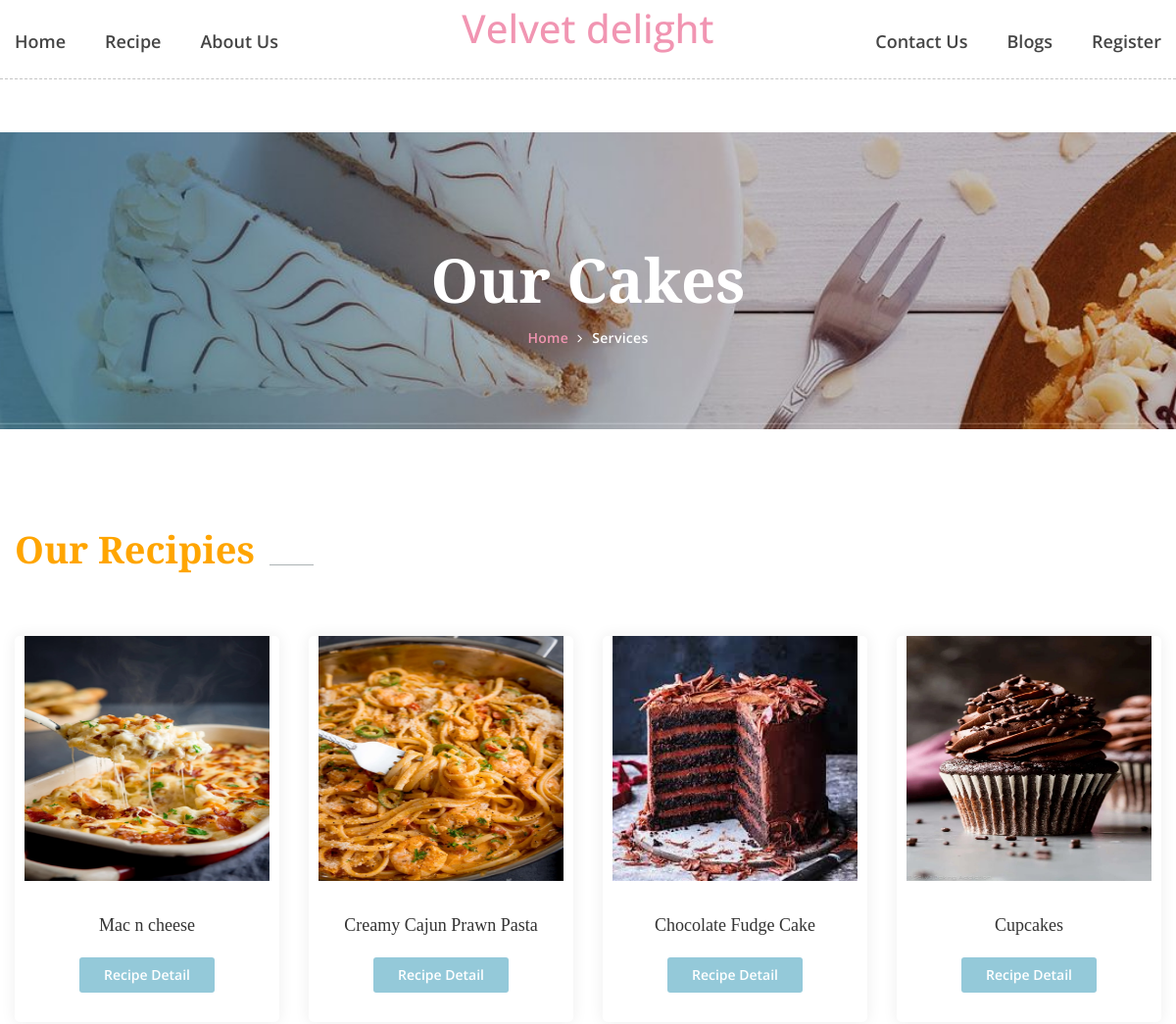
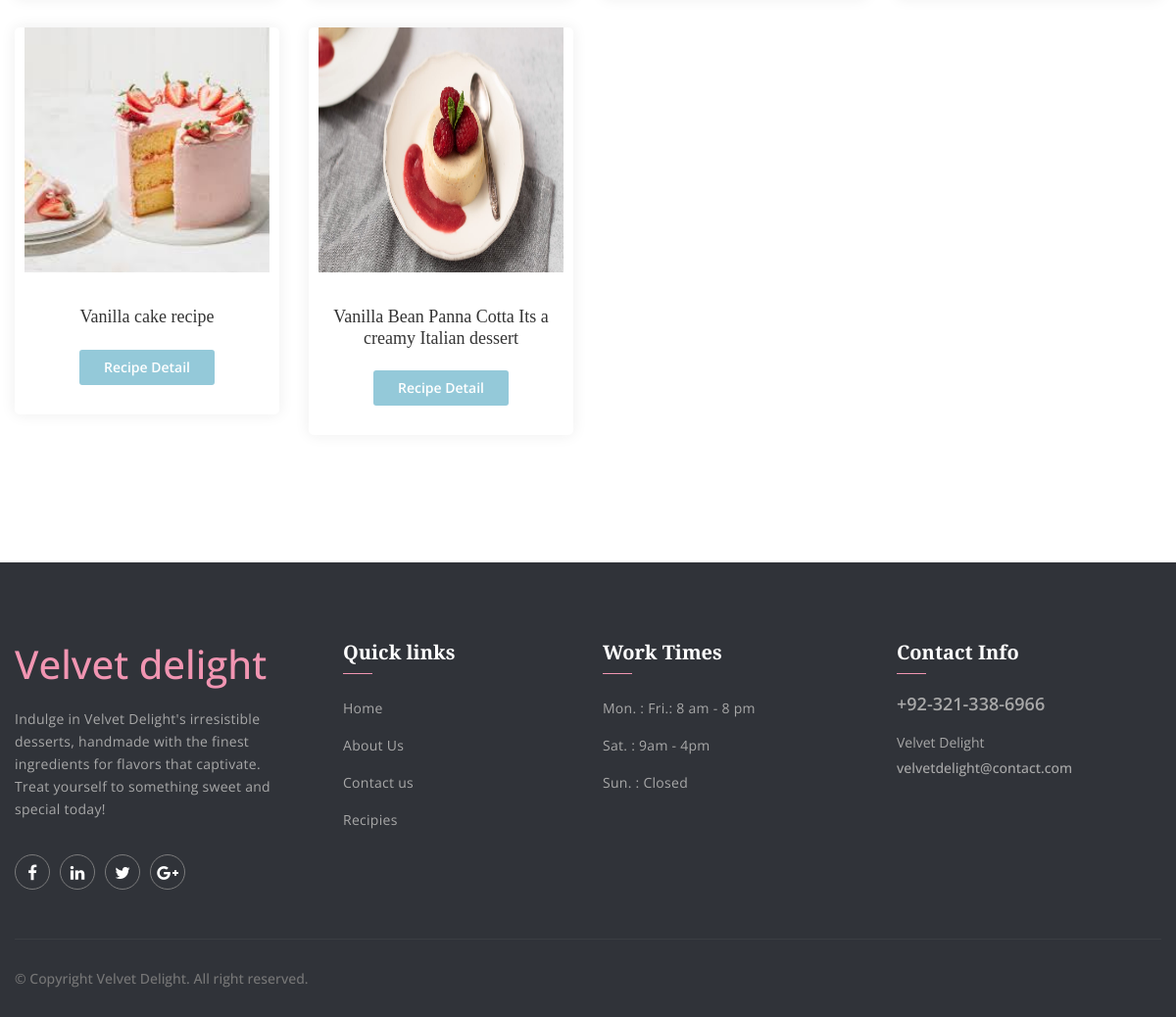
The app's page /recipe.php with its own data (2 pictures, top to bottom).
### tables this page shows
CREATE TABLE `recipe` (
  `id` int(11) NOT NULL,
  `chef_id` int(11) NOT NULL,
  `recipeType` varchar(20) NOT NULL,
  `name` varchar(150) NOT NULL,
  `ingredients` varchar(200) NOT NULL,
  `pic` varchar(200) NOT NULL,
  `detail` varchar(1000) NOT NULL
);

### recipe.php (the view, shortened to what this page needs)
<?php
include './components/navbar.php';
?>
        <section class="banner_area">
        	<div class="container">
        		<div class="banner_text">
        			<h3>Our Cakes</h3>
        			<ul>
        				<li><a href="index.html">Home</a></li>
        				<li><a href="cakes.html">Services</a></li>
        			</ul>
        		</div>
        	</div>
        </section>
        <section class="our_cakes_area p_100">
        	<div class="container">
        		<div class="main_title">
        			<h2>Our Recipies</h2>
        		</div>
        		<div class="cake_feature_row row">
				<?php
$sql = "SELECT * FROM `recipe`";
$result = mysqli_query($conn, $sql);
while ($rows=mysqli_fetch_array($result)){
?>
					<div class="col-lg-3 col-md-4 col-6">
						<div class="cake_feature_item">
							<div class="cake_img">
								<img src="img/recipe/<?php echo $rows['pic']; ?>" alt="" height="250px" width="250px">
							</div>
							<div class="cake_text">
								<h3><?php echo $rows['name'] ?></h3>
							<a href="recipeDetail.php?id=<?php echo $rows['id']; ?>" class="pest_btn">Recipe Detail</a>
							</div>
						</div>
					</div>
					<?php } ?>
				</div>
        	</div>
        </section>
		<?php
		include './components/footer.php';
		?>

### components/navbar.php (shortened to what this page needs)
<!DOCTYPE html>
<html lang="en">
<head>
        <link href="css/font-awesome.min.css" rel="stylesheet">
        <link href="vendors/linearicons/style.css" rel="stylesheet">
        <link href="vendors/flat-icon/flaticon.css" rel="stylesheet">
        <link href="css/bootstrap.min.css" rel="stylesheet">
        <link href="vendors/revolution/css/settings.css" rel="stylesheet">
        <link href="vendors/revolution/css/layers.css" rel="stylesheet">
        <link href="vendors/revolution/css/navigation.css" rel="stylesheet">
        <link href="vendors/animate-css/animate.css" rel="stylesheet">
        <link href="vendors/owl-carousel/owl.carousel.min.css" rel="stylesheet">
        <link href="vendors/magnifc-popup/magnific-popup.css" rel="stylesheet">
        <link href="css/style.css" rel="stylesheet">
        <link href="css/checkout.css" rel="stylesheet">
        <link href="css/responsive.css" rel="stylesheet">
        <link href="vendors/owl-carousel/owl.carousel.min.css" rel="stylesheet">
        <link href="vendors/magnifc-popup/magnific-popup.css" rel="stylesheet">
        <link href="vendors/jquery-ui/jquery-ui.min.css" rel="stylesheet">
        <link href="vendors/nice-select/css/nice-select.css" rel="stylesheet">
        <link href="css/style.css" rel="stylesheet">
        <link href="css/responsive.css" rel="stylesheet">
    </head>
    <body>
<header class="main_header_area">
			<div class="main_menu_area">
				<div class="container">
					<nav class="navbar navbar-expand-lg navbar-light bg-light">
						<a class="navbar-brand" href="index.php">
						<h1 style="color: #F195B2;" >Velvet delight</h1>
						</a>
						<div class="collapse navbar-collapse" id="navbarSupportedContent">
							<ul class="navbar-nav mr-auto">
								<li><a href="index.php">Home</a></li>
								<li><a href="recipe.php">Recipe</a></li>
								<li><a href="about-us.php">About Us</a></li>
							</ul>
							<ul class="navbar-nav justify-content-end">
							<li><a href="contact.php">Contact Us</a></li>
								<li><a href="blog.php">Blogs</a></li>
								<li><a href="register.php">Register</a></li>
							</ul>
						</div>
					</nav>
				</div>
			</div>
		</header>

### components/footer.php (shortened to what this page needs)
    <footer class="footer_area">
        	<div class="footer_widgets">
        		<div class="container">
        			<div class="row footer_wd_inner">
        				<div class="col-lg-3 col-6">
        					<aside class="f_widget f_about_widget">
								<h1 style="color: #F195B2;" >Velvet delight</h1>
        						<p>
Indulge in Velvet Delight's irresistible desserts, handmade with the finest ingredients for flavors that captivate. Treat yourself to something sweet and special today!</p>
        						<ul class="nav">
        							<li><a href="#"><i class="fa fa-facebook"></i></a></li>
        							<li><a href="#"><i class="fa fa-linkedin"></i></a></li>
        							<li><a href="#"><i class="fa fa-twitter"></i></a></li>
        							<li><a href="#"><i class="fa fa-google-plus"></i></a></li>
        						</ul>
        					</aside>
        				</div>
        				<div class="col-lg-3 col-6">
        					<aside class="f_widget f_link_widget">
        						<div class="f_title">
        							<h3>Quick links</h3>
        						</div>
        						<ul class="list_style">
								<li><a href="index.php">Home</a></li>
        							<li><a href="about-us.php">About Us</a></li>
        							<li><a href="contact.php">Contact us</a></li>
        							<li><a href="recipe.php">Recipies</a></li>
        						</ul>
        					</aside>
        				</div>
        				<div class="col-lg-3 col-6">
        					<aside class="f_widget f_link_widget">
        						<div class="f_title">
        							<h3>Work Times</h3>
        						</div>
        						<ul class="list_style">
        							<li><a href="#">Mon. :  Fri.: 8 am - 8 pm</a></li>
        							<li><a href="#">Sat. : 9am - 4pm</a></li>
        							<li><a href="#">Sun. : Closed</a></li>
        						</ul>
        					</aside>
        				</div>
        				<div class="col-lg-3 col-6">
        					<aside class="f_widget f_contact_widget">
        						<div class="f_title">
        							<h3>Contact Info</h3>
        						</div>
        						<h4>+92-321-338-6966</h4>
        						<p>Velvet Delight</p>
        						<h5>velvetdelight@contact.com</h5>
        					</aside>
        				</div>
        			</div>
        		</div>
        	</div>
        	<div class="footer_copyright">
        		<div class="container">
        			<div class="copyright_inner">
        				<div class="float-left">
        					<h5>© Copyright  Velvet Delight. All right reserved.</h5>
        				</div>
        			</div>
        		</div>
        	</div>
        </footer>
    </body>
</html>

### records on screen
recipe: pic (picture), name "Mac n cheese"
recipe: pic (picture), name "Creamy Cajun Prawn Pasta"
recipe: pic (picture), name "Chocolate Fudge Cake"
recipe: pic (picture), name "Cupcakes"
recipe: pic (picture), name "Vanilla cake recipe"
recipe: pic (picture), name "Vanilla Bean Panna Cotta Its a creamy Italian dessert"
